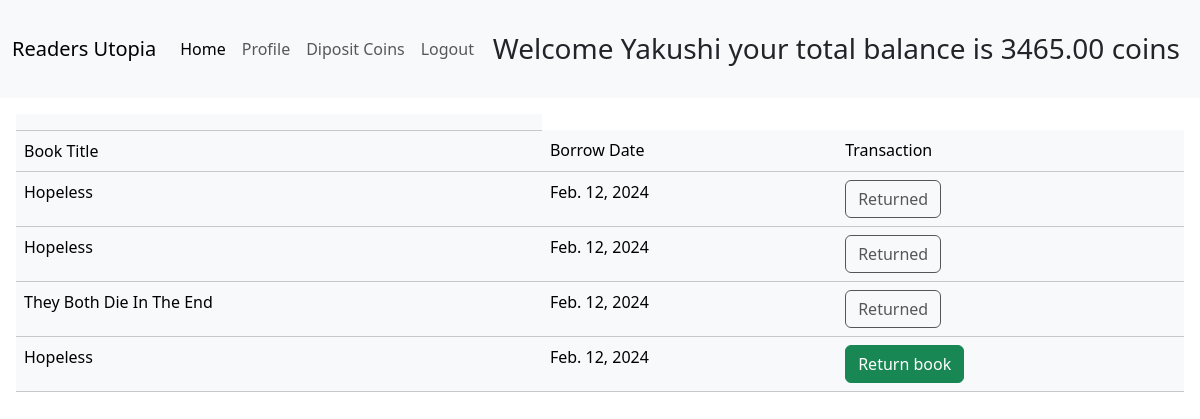
Page /profile/ (signed in) on the committed database.
### users/models.py (models this page shows, shortened)
class ProfileModel(models.Model):
    user= models.OneToOneField(User,related_name='account', on_delete= models.CASCADE)
    balance_amount= models.DecimalField(max_digits=10, decimal_places=2, default=0)

### transactions/models.py (models this page shows)
class Borrow_report(models.Model):
    user= models.ForeignKey(User,related_name='borrowed', on_delete= models.CASCADE)
    book= models.ForeignKey(Book, on_delete= models.CASCADE)
    borrow_date= models.DateField(auto_now_add=True, null=True, blank=True)
    borrowed_book= models.BooleanField(default=False)
    returned_book= models.BooleanField(default=False)

### books/models.py (models this page shows, shortened)
class Book(models.Model):
    title= models.CharField(max_length= 40, unique=True)
    image= models.ImageField(upload_to='books/media')
    description= models.TextField()
    categories= models.ManyToManyField(Category)
    borrow_price= models.DecimalField(max_digits=20, decimal_places=2)

### transactions/views.py (the view)
# urls.py: path('profile/',trans.Show_Borrow_report.as_view(), name='profile'),
class Show_Borrow_report( LoginRequiredMixin, ListView):
    model= models.Borrow_report
    template_name= 'profile.html'
    def get_queryset(self) -> QuerySet[Any]:
        queryset= self.model.objects.filter(user= self.request.user)
        return queryset

### users/templates/profile.html
{% extends "base.html" %}
{%block content%}
<div class="align-content-center p-3 " >
<table class="table table-light">
    <th>
       <tr>
        <td> Book Title</td>
        <td> Borrow Date</td>
        <td> Transaction</td>
       </tr>
    </th>
    {% for borrow in object_list %}
    <tr>
        <td> {{borrow.book.title}} </td>
        <td>{{borrow.borrow_date}}</td>
        {%if borrow.returned_book %}
        <td> <button class='btn btn light' disabled > Returned</button> </td>
        {% else %}
        <td><a href="{% url 'return' borrow.book.id %}" class='btn btn-success'> Return book</a></td>
        {% endif %}
    </tr>
    {% endfor %}
  </table>
</div>
{% endblock %}

### core/templates/navbar.html (shortened to what this page needs)
<nav class="navbar navbar-expand-lg bg-body-tertiary">
    <div class="container-fluid">
      <a class="navbar-brand" href="#">Readers Utopia</a>
      {% if user.is_authenticated%}
      <div class="collapse navbar-collapse" id="navbarTogglerDemo02">
        <ul class="navbar-nav me-auto mb-2 mb-lg-0">
          <li class="nav-item">
            <a class="nav-link active" aria-current="page" href="{% url 'home' %}">Home</a>
          </li>
          <li class="nav-item">
            <a class="nav-link" href="{% url 'profile' %}">Profile</a>
          </li>
          <li class="nav-item">
            <a class="nav-link" href="{% url 'diposit' %}">Diposit Coins</a>
          </li>
          <li class="nav-item">
            <a class="nav-link" href="{% url 'user_logout' %}">Logout</a>
          </li>
        </ul>
        <div class='align-items-right p-2'>
          <p><h3>Welcome {{user.username}} your total balance is {{user.account.balance_amount}} coins</h3></p>
        </div>
      </div>
    </div>
    {%endif%}
  </nav>

### rows in the picture
Borrow_report: book "Hopeless", borrow_date "Feb. 12, 2024", returned_book "Returned"
Borrow_report: book "Hopeless", borrow_date "Feb. 12, 2024", returned_book "Returned"
Borrow_report: book "They Both Die In The End", borrow_date "Feb. 12, 2024", returned_book "Returned"
Borrow_report: book "Hopeless", borrow_date "Feb. 12, 2024", returned_book "Return book"

### other values in the picture
{{ user.username }} "Yakushi"
{{ user.account.balance_amount }} "3465.00"
